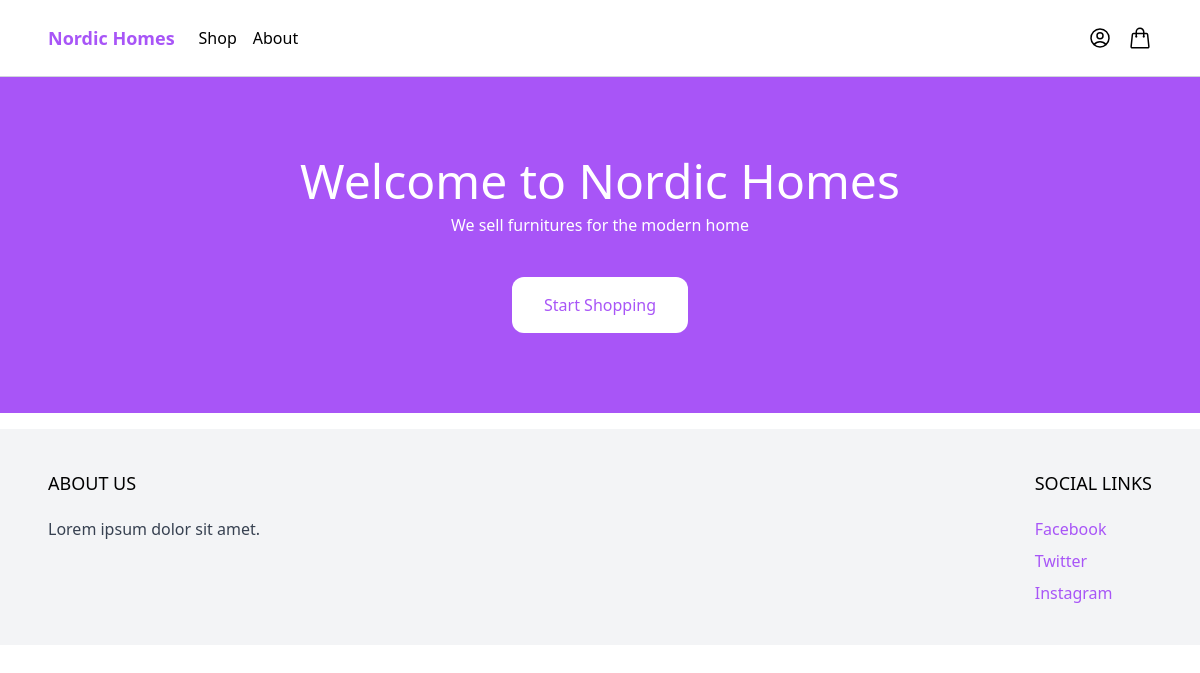
Before: / with the older database file.
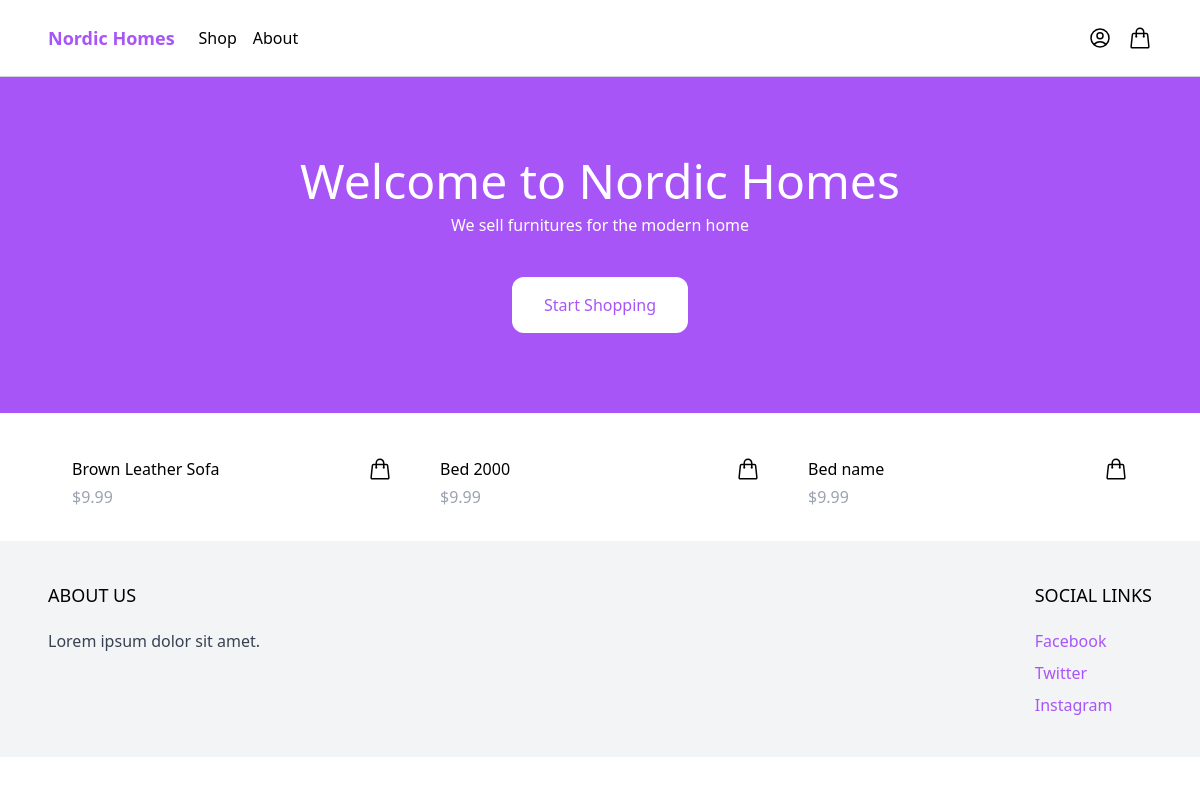
After: the same page with the newer database file.
### products/models.py (models this page shows, shortened)
class Product(models.Model):
    category = models.ForeignKey(Category, related_name='products', on_delete=models.CASCADE)
    name = models.CharField(max_length=255)
    slug = models.SlugField()
    description  = models.TextField(blank=True, null=True)
    price = models.IntegerField()
    created_at = models.DateTimeField(auto_now_add=True)
    class Meta:
        ordering = ('-created_at',)

### core/views.py (the view)
# urls.py: path('', frontpage, name='frontpage'),
def frontpage(request):
    products = Product.objects.all()[0:8]
    return render(request, 'core/frontpage.html', {'products': products})

### core/templates/core/frontpage.html (shortened to what this page needs)
{% extends 'core/base.html' %}
{% block content %}
<header class="px-6 py-10 lg:py-20 bg-purple-500">
    <div class="max-w-3xl mx-auto text-center">
        <p class="mb-2 text-3xl lg:text-5xl text-white">Welcome to Nordic Homes</p>
        <p class="mb-10 text-white">We sell furnitures for the modern home</p>
        <a href="#" class="inline-block px-8 py-4 rounded-xl bg-white text-purple-500 hover:bg-gray-200">Start
            Shopping</a>
    </div>
</header>
<div class="max-w-6xl mx-auto py-2 px-6 xl:px-0">
    <div class="products flex items-centre flex-wrap">
        {% for product in products %}
        <div class="w-full md:w-1/3 xl:w-1/4 p-6">
            <div class="pt-3 flex items-center justify-between">
                <a href="#">{{ product.name }}</a>
                <a href="#" class="text-purpal-500 hover:text-purpal-500">
                </a>
            </div>
            <p class="pt-1 text-gray-400">$9.99</p>
        </div>
        {% endfor %}
    </div>
</div>
{% endblock content %}

Changed rows visible on the page:
added Product: name "Brown Leather Sofa"
added Product: name "Bed 2000"
added Product: name "Bed name"
